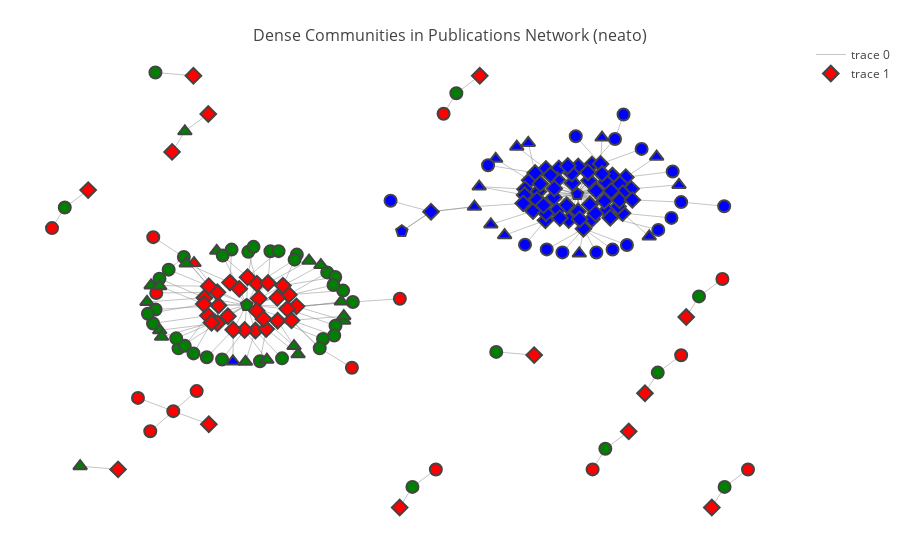
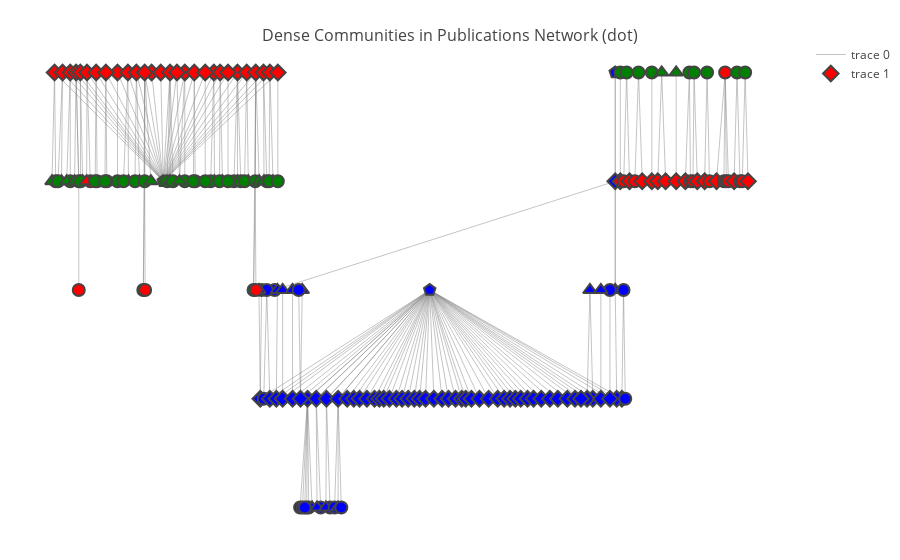

Notebook source saved alongside these figures, in order:
### Markdown cell above
## Dense Communities in Publications Network

### Code cell
# plot dense communities in publication network
community_colors = ["red", "green", "blue"]

# plot network using neato layout
g_layout_neat="neato" # spring model layout
visual.plot_community(layout=g_layout_neat, 
                      community_colors=community_colors)

# plot the same network using dot
g_layout_dot="dot" # hierarchical
visual.plot_community(layout=g_layout_dot, 
                      community_colors=community_colors)

# layout types TODO -> For function definition comments to explain different layout 
# https://stackoverflow.com/questions/21978487/improving-python-networkx-graph-layout

### Figure 1 — Plotly figure (JSON) as saved in the notebook; plotly's stock layout.template omitted (floating-point values rounded to 4 significant figures; data arrays with more than 128 entries replaced by an {"elided": "..."} marker saying what was removed)
{"data": [{"hoverinfo": "none", "line": {"color": "#888", "width": 0.5}, "mode": "lines", "type": "scatter", "uid": "59fe9755-db9f-439c-9ff1-a160ef5193d9", "x": {"elided": "600 float values"}, "y": {"elided": "600 float values"}}, {"hoverinfo": "text", "marker": {"color": {"elided": "201 str values"}, "line": {"width": 2}, "size": 12, "symbol": {"elided": "201 str values"}}, "mode": "markers", "text": {"elided": "201 str values"}, "type": "scatter", "uid": "9625bf99-68b1-4904-b88c-6af8bb32960d", "x": {"elided": "201 float values"}, "y": {"elided": "201 float values"}}], "layout": {"hovermode": "closest", "margin": {"b": 20, "l": 5, "r": 5, "t": 40}, "showlegend": true, "title": {"font": {"size": 16}, "text": "<br>Dense Communities in Publications Network (neato)"}, "xaxis": {"showgrid": false, "showticklabels": false, "zeroline": false}, "yaxis": {"showgrid": false, "showticklabels": false, "zeroline": false}}}

### Figure 2 — Plotly figure (JSON) as saved in the notebook; plotly's stock layout.template omitted (floating-point values rounded to 4 significant figures; data arrays with more than 128 entries replaced by an {"elided": "..."} marker saying what was removed)
{"data": [{"hoverinfo": "none", "line": {"color": "#888", "width": 0.5}, "mode": "lines", "type": "scatter", "uid": "b890510a-9f77-4449-b2d4-983926ba9cbf", "x": {"elided": "600 float values"}, "y": {"elided": "600 int values"}}, {"hoverinfo": "text", "marker": {"color": {"elided": "201 str values"}, "line": {"width": 2}, "size": 12, "symbol": {"elided": "201 str values"}}, "mode": "markers", "text": {"elided": "201 str values"}, "type": "scatter", "uid": "58ba6f2c-d36f-4827-a90d-2e9eb915ca67", "x": {"elided": "201 float values"}, "y": {"elided": "201 int values"}}], "layout": {"hovermode": "closest", "margin": {"b": 20, "l": 5, "r": 5, "t": 40}, "showlegend": true, "title": {"font": {"size": 16}, "text": "<br>Dense Communities in Publications Network (dot)"}, "xaxis": {"showgrid": false, "showticklabels": false, "zeroline": false}, "yaxis": {"showgrid": false, "showticklabels": false, "zeroline": false}}}
